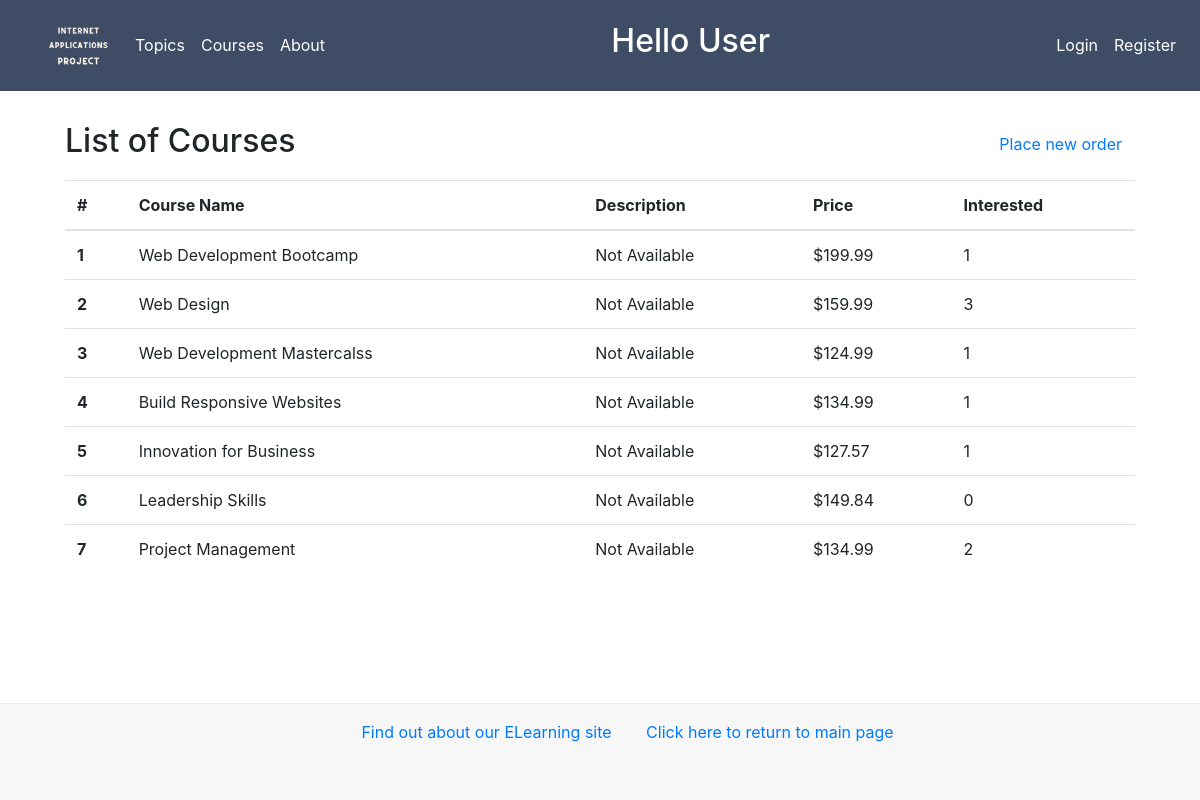
Page /myapp/courses/ on the earlier database version.
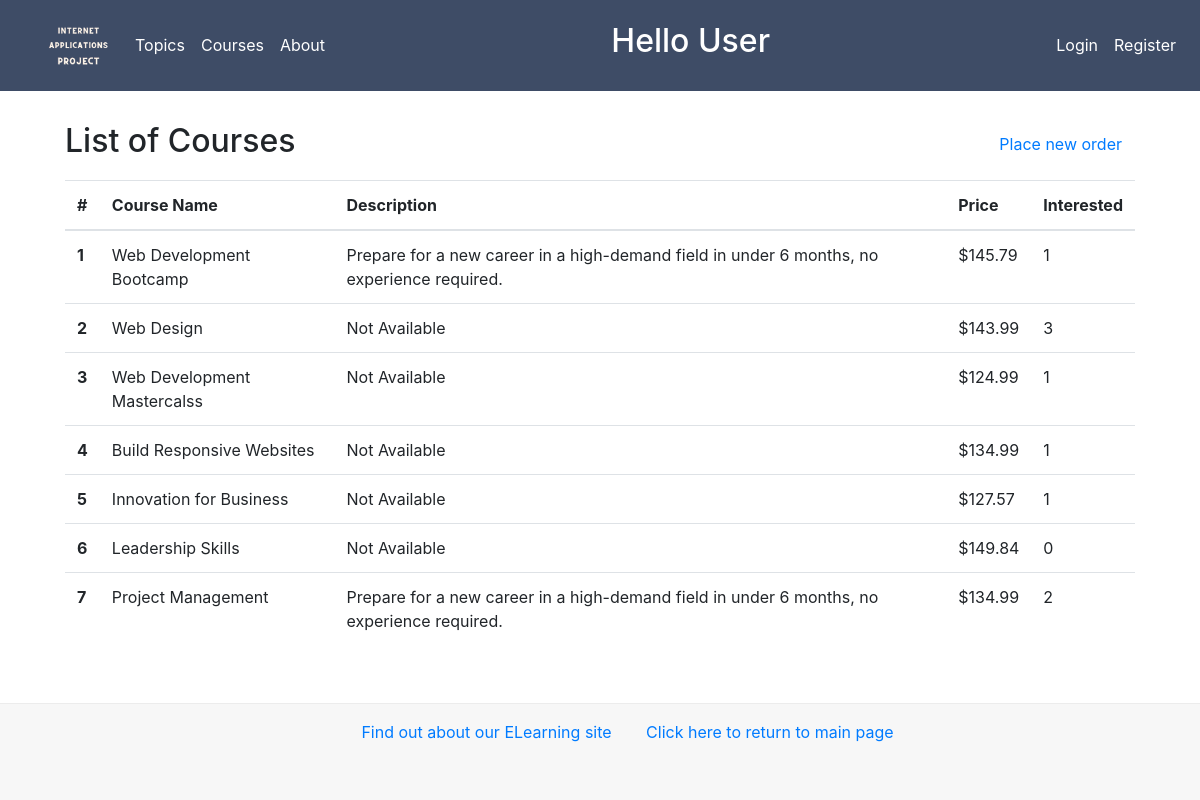
Same page on the later database version.
### newdjangoProject/models.py (models this page shows, shortened)
class Course(models.Model):
    topic = models.ForeignKey(
        Topic, related_name='courses', on_delete=models.CASCADE)
    name = models.CharField(max_length=200)
    price = models.DecimalField(
        max_digits=10, decimal_places=2, validators=[validate_price])
    for_everyone = models.BooleanField(default=True)
    description = models.TextField(max_length=300, null=True, blank=True)
    interested = models.PositiveIntegerField(default=0)
    stages = models.PositiveIntegerField(default=3)

### newdjangoProject/views.py (the view)
# urls.py: path(r'courses/', views.courses, name='courses'),
def courses(request):
    course_list = Course.objects.all().order_by('id')
    return render(request, 'newdjangoProject/courses.html', {'course_list': course_list})

### newdjangoProject/templates/newdjangoProject/courses.html (shortened to what this page needs)
{% extends 'newdjangoProject/base.html' %} {% block body_block %}
<h2 class="header">
  List of Courses
  <button type="button" class="btn btn-link">
    <a href="{% url 'placeorder' %}">Place new order</a>
  </button>
</h2>
{% include 'newdjangoProject/course-list.html' %}  {%endblock %}

### newdjangoProject/templates/newdjangoProject/course-list.html
{% block course-list %}
<table class="table">
  <thead>
    <tr>
      <th scope="col">#</th>
      <th scope="col">Course Name</th>
      <th scope="col">Description</th>
      <th scope="col">Price</th>
      <th scope="col">Interested</th>
    </tr>
  </thead>
  <tbody>
    {% if course_list %} {% for course in course_list %}
    <tr>
      <th scope="row">{{ forloop.counter }}</th>
      <td>{{course.name}}</td>
      <td>
        {% if course.description %} {{course.description}} {% else %} Not
        Available {% endif %}
      </td>
      <td>${{course.price}}</td>
      <td>{{course.interested}}</td>
    </tr>
    {% endfor %} {% else %}
    <td colspan="4">There are no available courses!</td>
    {% endif %}
  </tbody>
</table>
{% endblock %}

Differences in the rows shown:
changed Course "Web Development Bootcamp": description (not shown) → "Prepare for a new career in a high-demand field in under 6 months, no experience required."; price "199.99" → "145.79"; no longer shows "Not Available"
changed Course "Web Design": price "159.99" → "143.99"
changed Course "Project Management": description (not shown) → "Prepare for a new career in a high-demand field in under 6 months, no experience required."; no longer shows "Not Available"
